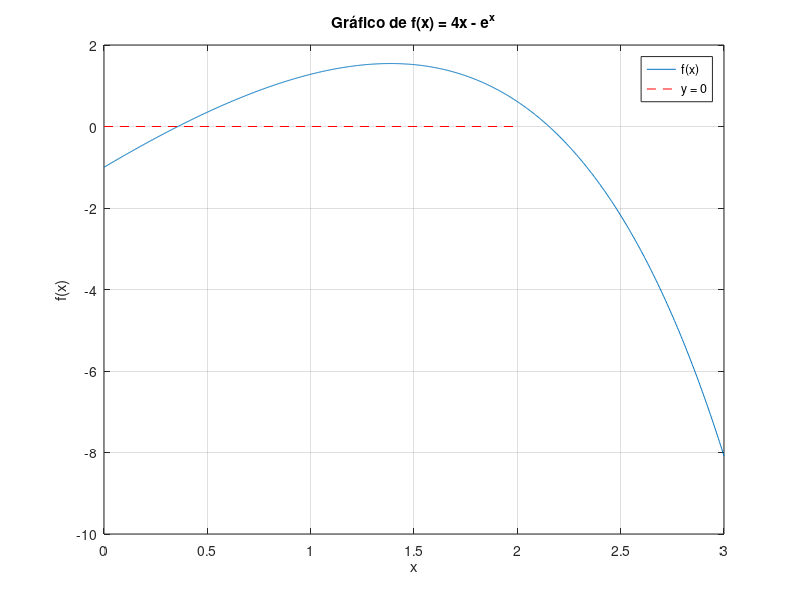

This chart was generated by the following MATLAB code:
% UC: 21180 - Computação Numerica
% Ano 2023/24 - AF1- UAb
%  Aluno: 2100927 - Ivo Baptista

clc         % limpa a tela do terminal
close all   % Fecha os graficos que estão abertos
clear all   % limpa o valor das variaveis em memoria

% Define a função f(x) neste caso estamos a definir anonima com @
f = @(x) 4*x - exp(x);

% Cria um vetor de valores de x
x = linspace(0, 3, 1000); % Valores no intervalo [0, 3]

% Calcula f(x) para os valores de x
y = f(x);

% Ploteando a função f(x)
plot(x, y)
grid on
xlabel('x')
ylabel('f(x)')
title('Gráfico de f(x) = 4x - e^x')

% Adiciona uma linha horizontal y = 0
hold on
plot([0, 2], [0, 0], 'r--')

% Define um limite para o eixo y para melhor visualização
ylim([-1, 1])

% Adiciona legendas para as raízes
legend('f(x)', 'y = 0', 'Location', 'NorthEast')

% Adiciona um título ao gráfico

% Exibe o gráfico dentro da tela
axis auto
hold off
